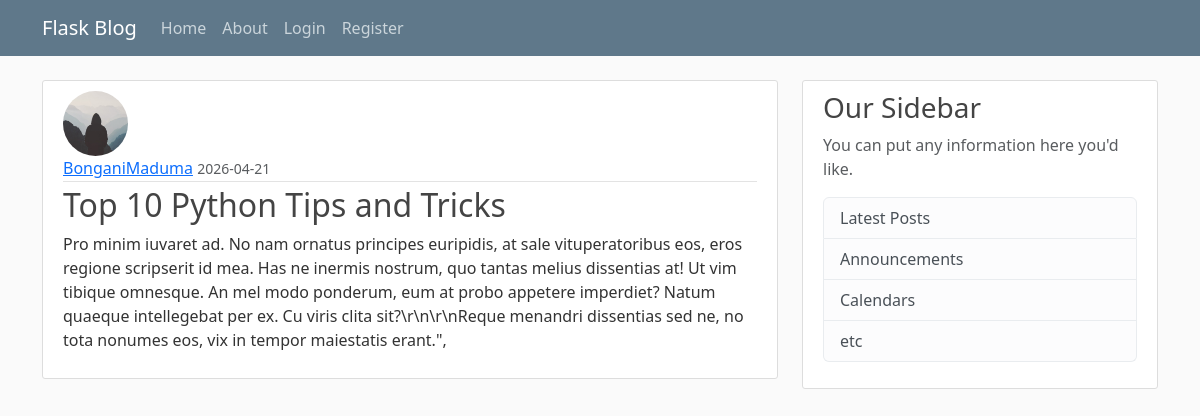
The app's page /post/22 with its own data.
### blogsite/models.py (models this page shows, shortened)
class User(db.Model, UserMixin):
    id = db.Column(db.Integer, primary_key=True)
    username = db.Column(db.String(20), unique=True, nullable=False)
    email = db.Column(db.String(120), unique=True, nullable=False)
    image_file = db.Column(db.String(20), nullable=False, default='default.jpg')
    password = db.Column(db.String(60), nullable=False)
    posts = db.relationship('Post', backref='author', lazy=True)

class Post(db.Model):
    id = db.Column(db.Integer, primary_key=True)
    title = db.Column(db.String(100), nullable=False)
    date_posted = db.Column(db.DateTime, nullable=False, default=datetime.now)
    content = db.Column(db.Text, nullable=False)
    user_id = db.Column(db.Integer, db.ForeignKey('user.id'), nullable=False)

### blogsite/routes.py (the view)
@app.route("/post/<int:post_id>")
def post(post_id):
    post = Post.query.get_or_404(post_id)
    return render_template("post.html", title=post.title, post=post)

### blogsite/templates/post.html (shortened to what this page needs)
{% extends "layout.html" %}
{% block content %}
    <article class="media content-section">
        <img class="rounded-circle article-img" src="{{url_for('static', filename='profile_pics/' + post.author.image_file)}}">
        <div class="media-body">
            <div class="article-metadata">
                <a class="mr-2" href="#">{{ post.author.username }}</a>
                <small class="text-muted">{{ post.date_posted.strftime('%Y-%m-%d') }}</small>
            </div>
            <h2 class="article-title">{{ post.title }}</h2>
            <p class="article-content">{{ post.content }}</p>
        </div>
    </article>
{% endblock %}

### blogsite/static/main.css (style rules this page uses)
body { background: #fafafa; color: #333333; margin-top: 5rem; }
h1, h2, h3, h4, h5, h6 { color: #444444; }
.content-section { background: #ffffff; padding: 10px 20px; border: 1px solid #dddddd; border-radius: 3px; margin-bottom: 20px; }
.article-title { color: #444444; }
.article-content { white-space: pre-line; }
.article-img { height: 65px; width: 65px; margin-right: 16px; }
.article-metadata { padding-bottom: 1px; margin-bottom: 4px; border-bottom: 1px solid #e3e3e3 }

### records on screen
User: image_file (placeholder picture), author.username "BonganiMaduma"
Post: date_posted "2026-04-21", title "Top 10 Python Tips and Tricks", content "Pro minim iuvaret ad. No nam ornatus principes euripidis, at sale vituperatoribus eos, eros regione scripserit id mea. Has ne inermis nostrum, quo tantas melius dissentias at! Ut vim tibique omnesque. An mel modo ponderum, eum at probo appetere imperdiet? Natum quaeque intellegebat per ex. Cu viris clita sit?\\r\\n\\r\\nReque menandri dissentias sed ne, no tota nonumes eos, vix in tempor maiestatis erant.\","
